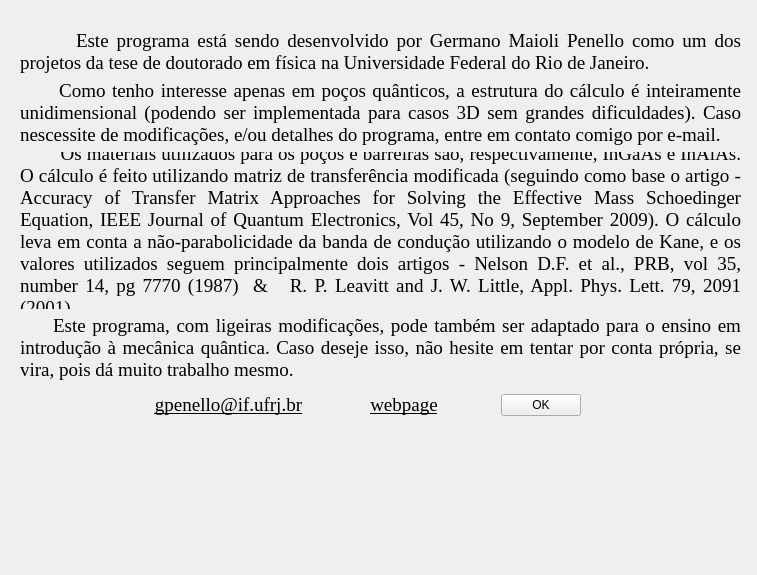
<?xml version="1.0" encoding="UTF-8"?>
<ui version="4.0">
 <class>Sobre</class>
 <widget class="QWidget" name="Sobre">
  <property name="geometry">
   <rect>
    <x>0</x>
    <y>0</y>
    <width>757</width>
    <height>575</height>
   </rect>
  </property>
  <property name="mouseTracking">
   <bool>true</bool>
  </property>
  <property name="windowTitle">
   <string>Sobre</string>
  </property>
  <property name="windowIcon">
   <iconset>
    <normaloff>Imagens/Icone.png</normaloff>Imagens/Icone.png</iconset>
  </property>
  <widget class="QLabel" name="label">
   <property name="geometry">
    <rect>
     <x>40</x>
     <y>460</y>
     <width>141</width>
     <height>91</height>
    </rect>
   </property>
   <property name="text">
    <string/>
   </property>
   <property name="pixmap">
    <pixmap>Imagens/Imagem2.png</pixmap>
   </property>
   <property name="scaledContents">
    <bool>true</bool>
   </property>
  </widget>
  <widget class="QLabel" name="label_6">
   <property name="geometry">
    <rect>
     <x>210</x>
     <y>460</y>
     <width>171</width>
     <height>91</height>
    </rect>
   </property>
   <property name="text">
    <string/>
   </property>
   <property name="pixmap">
    <pixmap>Imagens/Imagem1.png</pixmap>
   </property>
   <property name="scaledContents">
    <bool>true</bool>
   </property>
  </widget>
  <widget class="QLabel" name="label_7">
   <property name="geometry">
    <rect>
     <x>410</x>
     <y>465</y>
     <width>191</width>
     <height>81</height>
    </rect>
   </property>
   <property name="text">
    <string/>
   </property>
   <property name="pixmap">
    <pixmap>Imagens/Imagem3.png</pixmap>
   </property>
   <property name="scaledContents">
    <bool>true</bool>
   </property>
  </widget>
  <widget class="QLabel" name="label_8">
   <property name="geometry">
    <rect>
     <x>620</x>
     <y>420</y>
     <width>111</width>
     <height>131</height>
    </rect>
   </property>
   <property name="text">
    <string/>
   </property>
   <property name="pixmap">
    <pixmap>Imagens/ufrj.png</pixmap>
   </property>
   <property name="scaledContents">
    <bool>true</bool>
   </property>
  </widget>
  <widget class="QWidget" name="layoutWidget">
   <property name="geometry">
    <rect>
     <x>20</x>
     <y>30</y>
     <width>721</width>
     <height>351</height>
    </rect>
   </property>
   <layout class="QVBoxLayout" name="verticalLayout">
    <item>
     <widget class="QLabel" name="label_2">
      <property name="font">
       <font>
        <family>Times New Roman</family>
        <pointsize>14</pointsize>
       </font>
      </property>
      <property name="autoFillBackground">
       <bool>false</bool>
      </property>
      <property name="frameShape">
       <enum>QFrame::NoFrame</enum>
      </property>
      <property name="text">
       <string>       Este programa está sendo desenvolvido por Germano Maioli Penello como um dos projetos da tese de doutorado em física na Universidade Federal do Rio de Janeiro.</string>
      </property>
      <property name="textFormat">
       <enum>Qt::PlainText</enum>
      </property>
      <property name="scaledContents">
       <bool>true</bool>
      </property>
      <property name="alignment">
       <set>Qt::AlignJustify|Qt::AlignVCenter</set>
      </property>
      <property name="wordWrap">
       <bool>true</bool>
      </property>
     </widget>
    </item>
    <item>
     <widget class="QLabel" name="label_3">
      <property name="font">
       <font>
        <family>Times New Roman</family>
        <pointsize>14</pointsize>
       </font>
      </property>
      <property name="autoFillBackground">
       <bool>false</bool>
      </property>
      <property name="frameShape">
       <enum>QFrame::NoFrame</enum>
      </property>
      <property name="text">
       <string>      Como tenho interesse apenas em poços quânticos, a estrutura do cálculo é inteiramente unidimensional (podendo ser implementada para casos 3D sem grandes dificuldades). Caso nescessite de modificações, e/ou detalhes do programa, entre em contato comigo por e-mail. </string>
      </property>
      <property name="textFormat">
       <enum>Qt::PlainText</enum>
      </property>
      <property name="scaledContents">
       <bool>true</bool>
      </property>
      <property name="alignment">
       <set>Qt::AlignJustify|Qt::AlignVCenter</set>
      </property>
      <property name="wordWrap">
       <bool>true</bool>
      </property>
     </widget>
    </item>
    <item>
     <widget class="QLabel" name="label_4">
      <property name="font">
       <font>
        <family>Times New Roman</family>
        <pointsize>14</pointsize>
       </font>
      </property>
      <property name="autoFillBackground">
       <bool>false</bool>
      </property>
      <property name="frameShape">
       <enum>QFrame::NoFrame</enum>
      </property>
      <property name="text">
       <string>        Os materiais utilizados para os poços e barreiras são, respectivamente, InGaAs e InAlAs. O cálculo é feito utilizando matriz de transferência modificada (seguindo como base o artigo - Accuracy of Transfer Matrix Approaches for Solving the Effective Mass Schoedinger Equation, IEEE Journal of Quantum Electronics, Vol 45, No 9, September 2009). O cálculo leva em conta a não-parabolicidade da banda de condução utilizando o modelo de Kane, e os valores utilizados seguem principalmente dois artigos - Nelson D.F. et al., PRB, vol 35, number 14, pg 7770 (1987)  &amp;   R. P. Leavitt and J. W. Little, Appl. Phys. Lett. 79, 2091 (2001).</string>
      </property>
      <property name="textFormat">
       <enum>Qt::PlainText</enum>
      </property>
      <property name="scaledContents">
       <bool>true</bool>
      </property>
      <property name="alignment">
       <set>Qt::AlignJustify|Qt::AlignVCenter</set>
      </property>
      <property name="wordWrap">
       <bool>true</bool>
      </property>
     </widget>
    </item>
    <item>
     <widget class="QLabel" name="label_5">
      <property name="font">
       <font>
        <family>Times New Roman</family>
        <pointsize>14</pointsize>
       </font>
      </property>
      <property name="autoFillBackground">
       <bool>false</bool>
      </property>
      <property name="frameShape">
       <enum>QFrame::NoFrame</enum>
      </property>
      <property name="text">
       <string>     Este programa, com ligeiras modificações, pode também ser adaptado para o ensino em introdução à mecânica quântica. Caso deseje isso, não hesite em tentar por conta própria, se vira, pois dá muito trabalho mesmo.</string>
      </property>
      <property name="textFormat">
       <enum>Qt::PlainText</enum>
      </property>
      <property name="scaledContents">
       <bool>true</bool>
      </property>
      <property name="alignment">
       <set>Qt::AlignJustify|Qt::AlignVCenter</set>
      </property>
      <property name="wordWrap">
       <bool>true</bool>
      </property>
     </widget>
    </item>
   </layout>
  </widget>
  <widget class="QWidget" name="layoutWidget">
   <property name="geometry">
    <rect>
     <x>150</x>
     <y>390</y>
     <width>431</width>
     <height>31</height>
    </rect>
   </property>
   <layout class="QHBoxLayout" name="horizontalLayout">
    <item>
     <widget class="QPushButton" name="email_btn">
      <property name="enabled">
       <bool>true</bool>
      </property>
      <property name="font">
       <font>
        <family>Times New Roman</family>
        <pointsize>14</pointsize>
        <underline>true</underline>
       </font>
      </property>
      <property name="cursor">
       <cursorShape>PointingHandCursor</cursorShape>
      </property>
      <property name="text">
       <string>gpenello@if.ufrj.br</string>
      </property>
      <property name="autoDefault">
       <bool>false</bool>
      </property>
      <property name="default">
       <bool>false</bool>
      </property>
      <property name="flat">
       <bool>true</bool>
      </property>
     </widget>
    </item>
    <item>
     <spacer name="horizontalSpacer">
      <property name="orientation">
       <enum>Qt::Horizontal</enum>
      </property>
      <property name="sizeHint" stdset="0">
       <size>
        <width>40</width>
        <height>20</height>
       </size>
      </property>
     </spacer>
    </item>
    <item>
     <widget class="QPushButton" name="webpage_btn">
      <property name="enabled">
       <bool>true</bool>
      </property>
      <property name="font">
       <font>
        <family>Times New Roman</family>
        <pointsize>14</pointsize>
        <underline>true</underline>
       </font>
      </property>
      <property name="cursor">
       <cursorShape>PointingHandCursor</cursorShape>
      </property>
      <property name="text">
       <string>webpage</string>
      </property>
      <property name="autoDefault">
       <bool>false</bool>
      </property>
      <property name="default">
       <bool>false</bool>
      </property>
      <property name="flat">
       <bool>true</bool>
      </property>
     </widget>
    </item>
    <item>
     <spacer name="horizontalSpacer_2">
      <property name="orientation">
       <enum>Qt::Horizontal</enum>
      </property>
      <property name="sizeHint" stdset="0">
       <size>
        <width>40</width>
        <height>20</height>
       </size>
      </property>
     </spacer>
    </item>
    <item>
     <widget class="QPushButton" name="Ok_btn">
      <property name="text">
       <string>OK</string>
      </property>
     </widget>
    </item>
   </layout>
  </widget>
  <zorder>layoutWidget</zorder>
  <zorder>layoutWidget</zorder>
  <zorder>label</zorder>
  <zorder>label_6</zorder>
  <zorder>label_7</zorder>
  <zorder>label_8</zorder>
 </widget>
 <resources/>
 <connections>
  <connection>
   <sender>Ok_btn</sender>
   <signal>clicked()</signal>
   <receiver>Sobre</receiver>
   <slot>close()</slot>
   <hints>
    <hint type="sourcelabel">
     <x>543</x>
     <y>407</y>
    </hint>
    <hint type="destinationlabel">
     <x>576</x>
     <y>410</y>
    </hint>
   </hints>
  </connection>
 </connections>
</ui>
